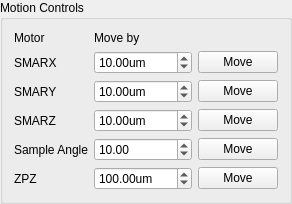
     <widget class="QGroupBox" name="groupBox">
      <property name="styleSheet">
       <string notr="true">font: 12pt &quot;MS Shell Dlg 2&quot;;</string>
      </property>
      <property name="title">
       <string>Motion Controls</string>
      </property>
      <layout class="QGridLayout" name="gridLayout_13">
       <item row="0" column="0">
        <widget class="QLabel" name="label_7">
         <property name="styleSheet">
          <string notr="true">font: 75 12pt &quot;MS Shell Dlg 2&quot;;</string>
         </property>
         <property name="text">
          <string>Motor</string>
         </property>
        </widget>
       </item>
       <item row="0" column="1">
        <widget class="QLabel" name="label_8">
         <property name="styleSheet">
          <string notr="true">font: 75 12pt &quot;MS Shell Dlg 2&quot;;</string>
         </property>
         <property name="text">
          <string>Move by</string>
         </property>
        </widget>
       </item>
       <item row="1" column="0">
        <widget class="QLabel" name="label_3">
         <property name="text">
          <string>SMARX</string>
         </property>
        </widget>
       </item>
       <item row="1" column="1">
        <widget class="QDoubleSpinBox" name="db_move_smarx">
         <property name="suffix">
          <string>um</string>
         </property>
         <property name="minimum">
          <double>-100.000000000000000</double>
         </property>
         <property name="maximum">
          <double>100.000000000000000</double>
         </property>
         <property name="singleStep">
          <double>5.000000000000000</double>
         </property>
         <property name="value">
          <double>10.000000000000000</double>
         </property>
        </widget>
       </item>
       <item row="1" column="2">
        <widget class="QPushButton" name="pb_move_smarx">
         <property name="text">
          <string>Move</string>
         </property>
        </widget>
       </item>
       <item row="2" column="0">
        <widget class="QLabel" name="label_4">
         <property name="text">
          <string>SMARY</string>
         </property>
        </widget>
       </item>
       <item row="2" column="1">
        <widget class="QDoubleSpinBox" name="db_move_smary">
         <property name="suffix">
          <string>um</string>
         </property>
         <property name="minimum">
          <double>-100.000000000000000</double>
         </property>
         <property name="maximum">
          <double>100.000000000000000</double>
         </property>
         <property name="singleStep">
          <double>5.000000000000000</double>
         </property>
         <property name="value">
          <double>10.000000000000000</double>
         </property>
        </widget>
       </item>
       <item row="2" column="2">
        <widget class="QPushButton" name="pb_move_smary">
         <property name="text">
          <string>Move</string>
         </property>
        </widget>
       </item>
       <item row="3" column="0">
        <widget class="QLabel" name="label_6">
         <property name="text">
          <string>SMARZ</string>
         </property>
        </widget>
       </item>
       <item row="3" column="1">
        <widget class="QDoubleSpinBox" name="db_move_smarz">
         <property name="suffix">
          <string>um</string>
         </property>
         <property name="minimum">
          <double>-100.000000000000000</double>
         </property>
         <property name="maximum">
          <double>100.000000000000000</double>
         </property>
         <property name="singleStep">
          <double>5.000000000000000</double>
         </property>
         <property name="value">
          <double>10.000000000000000</double>
         </property>
        </widget>
       </item>
       <item row="3" column="2">
        <widget class="QPushButton" name="pb_move_smarz">
         <property name="text">
          <string>Move</string>
         </property>
        </widget>
       </item>
       <item row="4" column="0">
        <widget class="QLabel" name="label_21">
         <property name="text">
          <string>Sample Angle</string>
         </property>
        </widget>
       </item>
       <item row="4" column="1">
        <widget class="QDoubleSpinBox" name="db_move_dth">
         <property name="suffix">
          <string/>
         </property>
         <property name="minimum">
          <double>-100.000000000000000</double>
         </property>
         <property name="maximum">
          <double>100.000000000000000</double>
         </property>
         <property name="singleStep">
          <double>10.000000000000000</double>
         </property>
         <property name="value">
          <double>10.000000000000000</double>
         </property>
        </widget>
       </item>
       <item row="4" column="2">
        <widget class="QPushButton" name="pb_move_dth">
         <property name="text">
          <string>Move</string>
         </property>
        </widget>
       </item>
       <item row="5" column="0">
        <widget class="QLabel" name="label_15">
         <property name="text">
          <string>ZPZ</string>
         </property>
        </widget>
       </item>
       <item row="5" column="1">
        <widget class="QDoubleSpinBox" name="db_move_zpz">
         <property name="suffix">
          <string>um</string>
         </property>
         <property name="minimum">
          <double>-10000.000000000000000</double>
         </property>
         <property name="maximum">
          <double>10000.000000000000000</double>
         </property>
         <property name="singleStep">
          <double>100.000000000000000</double>
         </property>
         <property name="value">
          <double>100.000000000000000</double>
         </property>
        </widget>
       </item>
       <item row="5" column="2">
        <widget class="QPushButton" name="pb_move_zpz">
         <property name="text">
          <string>Move</string>
         </property>
        </widget>
       </item>
      </layout>
     </widget>
